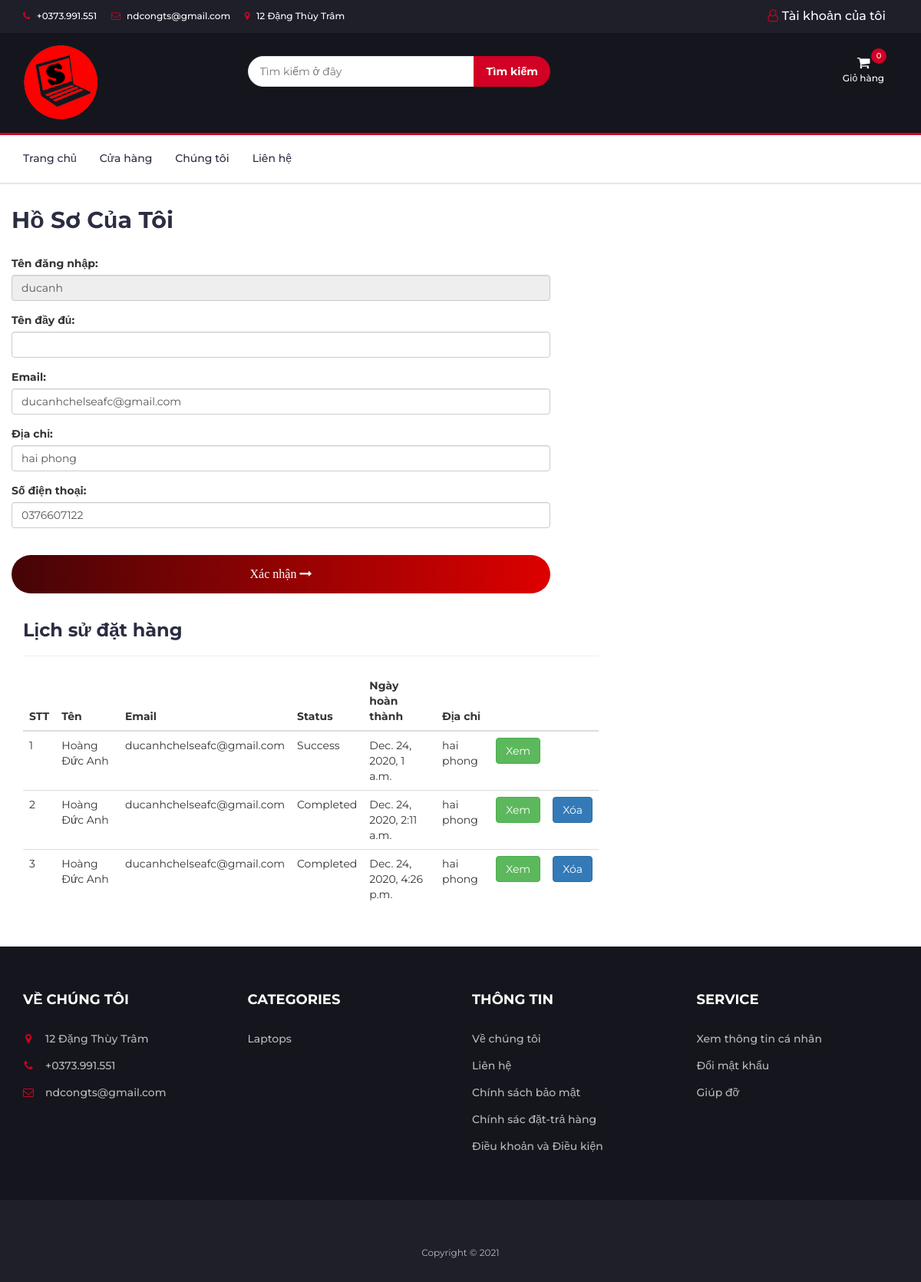
Page /account/profile/ (signed in) on the committed database.
### Shop/models.py (models this page shows)
class Cart(models.Model):
    customer = models.ForeignKey(Customer, on_delete=models.CASCADE, null=True, blank=True)
    def get_total_product(self):
        sum = 0;
        cart_product = self.cart_product_set.all()
        for o in cart_product:
            sum = sum + o.quantity;
        return sum
    def get_total_price_product(self):
        sum = 0;
        cart_product = self.cart_product_set.all()
        for o in cart_product:
            sum += o.get_price_product();
        return sum;

### Account/models.py (models this page shows, shortened)
class Customer(models.Model):
    user = models.OneToOneField(User, on_delete=models.CASCADE, null=True, blank=True)
    name = models.CharField(max_length=200, null=True)
    email = models.EmailField(max_length=200, null=True)
    address = models.CharField(max_length=200, null=True)
    phone = models.CharField(max_length=200, null=True)

### Checkout/models.py (models this page shows, shortened)
class Order(models.Model):
    STATUS = (
        ('New', 'New'),
        ('OnShipping', 'OnShipping'),
        ('Success', 'Success'),
        ('Completed', 'Completed'),
        ('Canceled', 'Canceled'),
    )
    customer = models.ForeignKey(Customer, on_delete=models.SET_NULL, null=True, blank=True)
    date_finnish = models.DateTimeField(null=True, blank=True)
    date_ship = models.DateTimeField(null=True, blank=True)
    status = models.CharField(max_length=200, null=True, choices=STATUS, default='New')
    name = models.CharField(max_length=200, null=True)
    email = models.EmailField(max_length=200, null=True)
    address = models.CharField(max_length=200, null=True)
    phone = models.CharField(max_length=200, null=True)
    description = models.TextField(null=True, blank=True)
    show = models.BooleanField(default=True)

### Account/views.py (the view, shortened to what this page needs)
# urls.py: path('profile/', views.view_profile, name='profile'),
@login_required(login_url='login')
def view_profile(request):
    (cart, cart_product) = Same(request)
    current_user = request.user
    customer = Customer.objects.get(user=request.user)
    order = Order.objects.filter(customer=customer)
    context = {
        'customer': customer,
        'order': order,
        'cart': cart,
        'cart_product': cart_product,
    }
    return render(request, 'profile.html', context)

### Account/templates/profile.html (shortened to what this page needs)
{% extends 'Shop/main.html' %}
{% load static %}
{% block content %}
	<nav id="navigation">
		<div class="container">
			<div id="responsive-nav">
				<ul class="main-nav nav navbar-nav">
					<li><a href="{% url 'home' %}">Trang chủ</a></li>
					<li><a href="{% url 'store' %}">Cửa hàng</a></li>
					<li><a href="{% url 'aboutUs' %}">Chúng tôi</a></li>
					<li><a href="{% url 'contact' %}">Liên hệ</a></li>
				</ul>
			</div>
		</div>
	</nav>
        <div class="container" id="profile">
            <h2>Hồ Sơ Của Tôi</h2><br>
            <form class="clientProfile" action="#" method="post">
                <div class="form-group">
                    <label for="username">Tên đăng nhập:</label>
                    <input type="text" class="form-control" value="{{user.username}}" readonly placeholder="Username" name="username" id="username">
                </div>
                <div class="form-group">
                    <label for="fullname">Tên đầy đủ:</label>
                    <input type="text" class="form-control" value="{{user.first_name}} {{user.last_name}}" placeholder="Fullname" name="fullname" id="fullname" required>
                </div>
                <div class="form-group">
                    <label for="email">Email:</label>
                    <input type="email" class="form-control" id="email" value="{{user.email}}" placeholder="Email" name="email">
                </div>
                <div class="form-group">
                    <label for="address">Địa chỉ:</label>
                        {% if user.has_usable_password %}
                            {% if customer.address is not None %}
                                <input type="text" class="form-control" id="address" value="{{customer.address}}" placeholder="Address" name="address">
                            {% else %}
                                <input type="text" class="form-control" id="address" value="" placeholder="Address" name="address">
                            {% endif %}
                        {% else %}
                            {% if customer.address is not None %}
                                <input type="text" class="form-control" id="address" value="{{customer.address}}" placeholder="Address" name="address">
                            {% else %}
                                <input type="text" class="form-control" id="address" value="" placeholder="Address" name="address">
                            {% endif %}
                        {% endif %}
                </div>
                <div class="form-group">
                    <label for="phone">Số điện thoại:</label>
                        {% if user.has_usable_password %}
                            {% if customer.phone is not None %}
                                <input type="text" class="form-control" id="phone" value="{{customer.phone}}" placeholder="Phone" name="phone">
                            {% else %}
                                <input type="text" class="form-control" id="phone" value="" placeholder="Phone" name="phone">
                            {% endif %}
                        {% else %}
                            {% if customer.phone is not None %}
                                <input type="text" class="form-control" id="phone" value="{{customer.phone}}" placeholder="Phone" name="phone">
                            {% else %}
                                <input type="text" class="form-control" id="phone" value="" placeholder="Phone" name="phone">
                            {% endif %}
                        {% endif %}
                </div><br>
                <div class="container-contact100-form-btn">
					<div class="wrap-contact100-form-btn">
						<div class="contact100-form-bgbtn"></div>
						<button class="contact100-form-btn">
							<span>
								Xác nhận
								<i class="fa fa-long-arrow-right m-l-7" aria-hidden="true"></i>
							</span>
						</button>
					</div>
				</div>
            </form><br>
            {% if order %}
                <div class="col-md-8" style="margin-top:15px">
                    <h3>Lịch sử đặt hàng </h3>
                    <hr>
                    <table class="table">
                        <thead>
                            <tr>
                                <th>STT</th>
                                <th>Tên </th>
                                <th>Email</th>
                                <th>Status</th>
                                <th>Ngày hoàn thành </th>
                                <th>Địa chỉ </th>
                                <th></th>
                                <th></th>
                            </tr>
                        </thead>
                        <tbody>
                            {%  for o in order %}
                                {% if o.show %}
                                    <tr>
                                        <td>{{forloop.counter}}</td>
                                        <td>{{o.name}}</td>
                                        <td>{{o.email}}</td>
                                        <td>{{o.status}}</td>
                                        <td>{{o.date_finnish}}</td>
                                        <td>{{o.address}}</td>
                                        <td>
                                            <a href="{% url 'orderdetail' o.id %}"> <button class="btn btn-success" >Xem</button></a>
                                        </td>
                                        <td>
                                            {% if o.status == "Canceled" %}
                                            <button data-id="{{o.id}}" class="btn btn-primary delete" >Xóa</button>
                                            {% elif o.status == "Completed" %}
                                            <button data-id="{{o.id}}" class="btn btn-primary delete" >Xóa</button>
                                            {% endif %}
                                        </td>
                                    </tr>
                                {% endif %}
                            {% endfor %}
                        </tbody>
                    </table>
                </div>
            {% endif %}
        </div>
{% endblock %}

### Shop/templates/Shop/main.html (shortened to what this page needs)
<!DOCTYPE html>
{% load static %}
{% load widget_tweaks %}
{% load humanize %}
<html lang="en">
<head>
    <link type="text/css" rel="stylesheet" href="{% static 'css/bootstrap.min.css' %}"/>
    <link type="text/css" rel="stylesheet" href="{% static 'css/slick.css' %}"/>
    <link type="text/css" rel="stylesheet" href="{% static 'css/slick-theme.css' %}"/>
    <link type="text/css" rel="stylesheet" href="{% static 'css/nouislider.min.css' %}"/>
    <link rel="stylesheet" href="{% static 'css/font-awesome.min.css' %}"/>
    <link type="text/css" rel="stylesheet" href="{% static 'css/style.css' %}"/>
</head>
<body>
<header>
    <div id="top-header">
        <div class="container">
            <ul class="header-links pull-left">
                <li><a><i class="fa fa-phone"></i> +0373.991.551</a></li>
                <li>
                    <a href="https://mail.google.com/mail/u/0/#inbox?compose=CllgCHrlFkWQxhzvmzVZdgdDNLqBJwRMBpKVCPCsJBrgqDnHgPzTlsntcLqfvsgZhFLXZDbwrZg"
                       target="_blank"><i class="fa fa-envelope-o"></i> ndcongts@gmail.com</a></li>
                <li>
                    <a href="https://www.google.com/maps/place/12+%C4%90%E1%BA%B7ng+Th%C3%B9y+Tr%C3%A2m,+C%E1%BB%95+Nhu%E1%BA%BF,+C%E1%BA%A7u+Gi%E1%BA%A5y,+H%C3%A0+N%E1%BB%99i,+Vi%E1%BB%87t+Nam/@21.0448773,105.7822513,17z/data=!3m1!4b1!4m5!3m4!1s0x3135ab330f807469:0xf303c9fdd4731295!8m2!3d21.0448723!4d105.7844453"
                       target="_blank"><i class="fa fa-map-marker"></i> 12 Đặng Thùy Trâm</a></li>
            </ul>
            <ul class="header-links pull-right">
                <li class="dropdown">
                    {% if user.is_authenticated %}
                    <a class="dropbtn" href="#"><i class="fa fa-user-o"></i>Tài khoản của tôi </a>
                    {% endif %}
                </li>
            </ul>
        </div>
    </div>
    <div id="header">
        <div class="container">
            <div class="row">
                <div class="col-md-3">
                    <div class="header-logo">
                        <a href="{% url 'home' %}" class="logo">
                            <img src="../../../static/img/favicon.PNG" alt="">
                        </a>
                    </div>
                </div>
                <div class="col-md-6">
                    <div class="header-search">
                        <form action="{% url 'store' %}" method="post" name="searchname">
                            {% if search %}
                            <input class="input" value="{{search}}" id="id_search" name="myInput">
                            {% else %}
                            <input class="input" placeholder="Tìm kiếm ở đây" id="id_search1" name="myInput">
                            {% endif %}
                            <button class="search-btn">Tìm kiếm</button>
                        </form>
                    </div>
                </div>
                <div class="col-md-3 clearfix">
                    <div class="header-ctn">
                        <div class="dropdown">
                            {% if user.is_authenticated %}
                            <a class="dropdown-toggle" data-toggle="dropdown" aria-expanded="true">
                                <i class="fa fa-shopping-cart"></i>
                                <span>Giỏ hàng </span>
                                <div class="qty">{{cart.get_total_product}}</div>
                            </a>
                            {% else %}
                            <a href="{% url 'login' %}" class="dropdown-toggle"><i
                                    class="fa fa-shopping-cart"></i>Giỏ hàng</a>
                            {% endif %}
                        </div>
                    </div>
                </div>
            </div>
        </div>
    </div>
</header>
{% block content %}
{% endblock content %}
{% if not user.is_authenticated %}
                        {% load socialaccount %}
{% endif %}
<footer id="footer">
    <div class="section">
        <div class="container">
            <div class="row">
                <div class="col-md-3 col-xs-6">
                    <div class="footer">
                        <h3 class="footer-title">Về chúng tôi</h3>
                        <ul class="footer-links">
                            <li>
                                <a href="https://www.google.com/maps/place/12+%C4%90%E1%BA%B7ng+Th%C3%B9y+Tr%C3%A2m,+C%E1%BB%95+Nhu%E1%BA%BF,+C%E1%BA%A7u+Gi%E1%BA%A5y,+H%C3%A0+N%E1%BB%99i,+Vi%E1%BB%87t+Nam/@21.0448773,105.7822513,17z/data=!3m1!4b1!4m5!3m4!1s0x3135ab330f807469:0xf303c9fdd4731295!8m2!3d21.0448723!4d105.7844453"
                                   target="_blank"><i class="fa fa-map-marker"></i>12 Đặng Thùy Trâm</a></li>
                            <li><a><i class="fa fa-phone"></i>+0373.991.551</a></li>
                            <li>
                                <a href="https://mail.google.com/mail/u/0/#inbox?compose=CllgCHrlFkWQxhzvmzVZdgdDNLqBJwRMBpKVCPCsJBrgqDnHgPzTlsntcLqfvsgZhFLXZDbwrZg"
                                   target="_blank"><i class="fa fa-envelope-o"></i>ndcongts@gmail.com</a></li>
                        </ul>
                    </div>
                </div>
                <div class="col-md-3 col-xs-6">
                    <div class="footer">
                        <h3 class="footer-title">Categories</h3>
                        <ul class="footer-links">
                            <li><a href="#">Laptops</a></li
                        </ul>
                    </div>
                </div>
                <div class="col-md-3 col-xs-6">
                    <div class="footer">
                        <h3 class="footer-title">Thông tin </h3>
                        <ul class="footer-links">
                            <li><a href="{% url 'aboutUs' %}">Về chúng tôi</a></li>
                            <li><a href="{% url 'contact' %}">Liên hệ </a></li>
                            <li><a href="{% url 'privacypolicy' %}">Chính sách bảo mật</a></li>
                            <li><a href="{% url 'ordersandreturns' %}">Chính sác đặt-trả hàng</a></li>
                            <li><a href="{% url 'termandconditions' %}">Điều khoản và Điều kiện</a></li>
                        </ul>
                    </div>
                </div>
                <div class="col-md-3 col-xs-6">
                    <div class="footer">
                        <h3 class="footer-title">Service</h3>
                        <ul class="footer-links">
                            <li><a href="{% url 'profile' %}">Xem thông tin cá nhân</a></li>
                            <li><a href="{% url 'changepassword' %}">Đổi mật khẩu</a></li>
                            <li><a href="{% url 'help' %}">Giúp đỡ</a></li>
                        </ul>
                    </div>
                </div>
            </div>
        </div>
    </div>
    <div id="bottom-footer" class="section">
        <div class="container">
            <div class="row">
                <div class="col-md-12 text-center">
						<span class="copyright">
							Copyright ©
						</span>
                </div>
            </div>
        </div>
    </div>
</footer>
</body>
</html>

### rows in the picture
Cart: get_total_product "0"
Customer: address "hai phong", phone "0376607122"
Order: name "Hoàng Đức Anh", email "ducanhchelseafc@gmail.com", status "Success", date_finnish "Dec. 24, 2020, 1 a.m.", address "hai phong"
Order: name "Hoàng Đức Anh", email "ducanhchelseafc@gmail.com", status "Completed", date_finnish "Dec. 24, 2020, 2:11 a.m.", address "hai phong"
Order: name "Hoàng Đức Anh", email "ducanhchelseafc@gmail.com", status "Completed", date_finnish "Dec. 24, 2020, 4:26 p.m.", address "hai phong"
